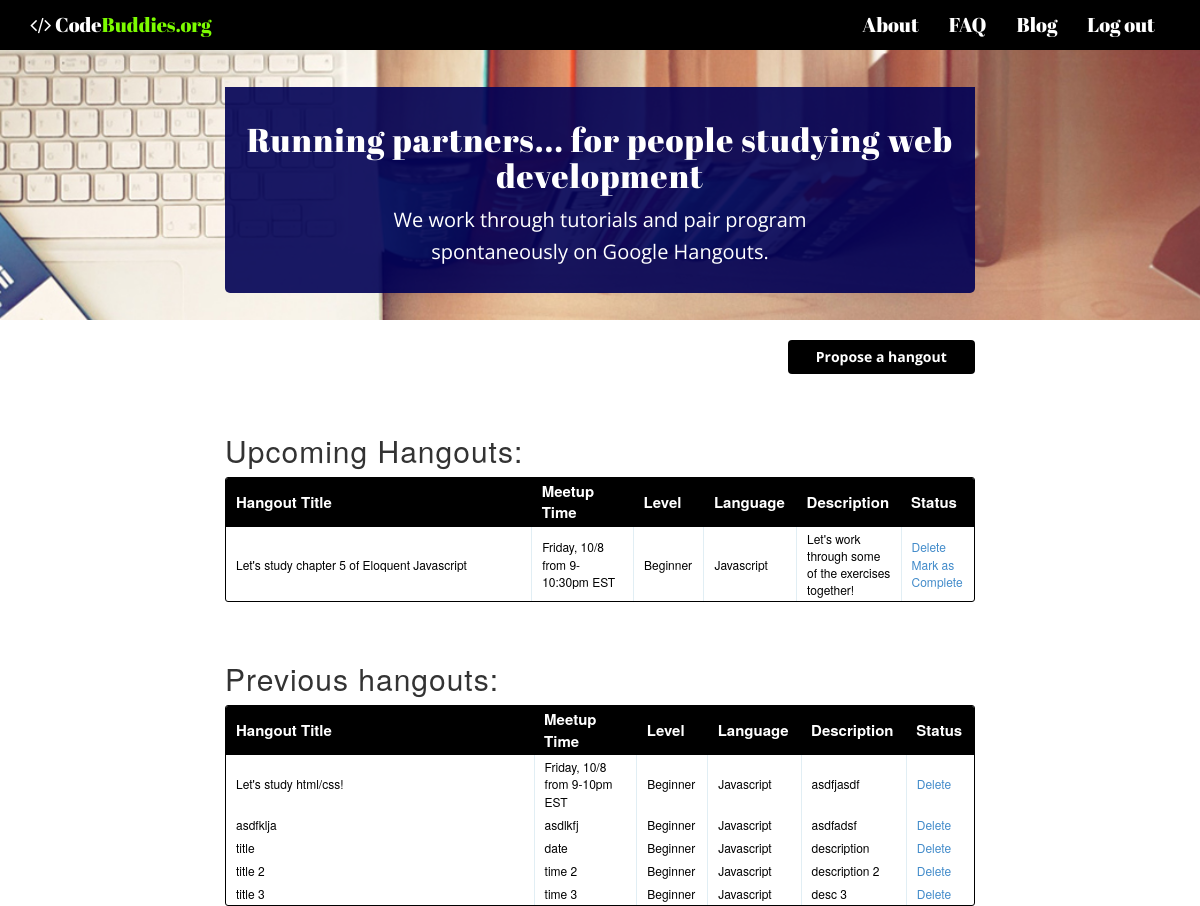
Page /hangout/ (signed in) on the earlier database version.
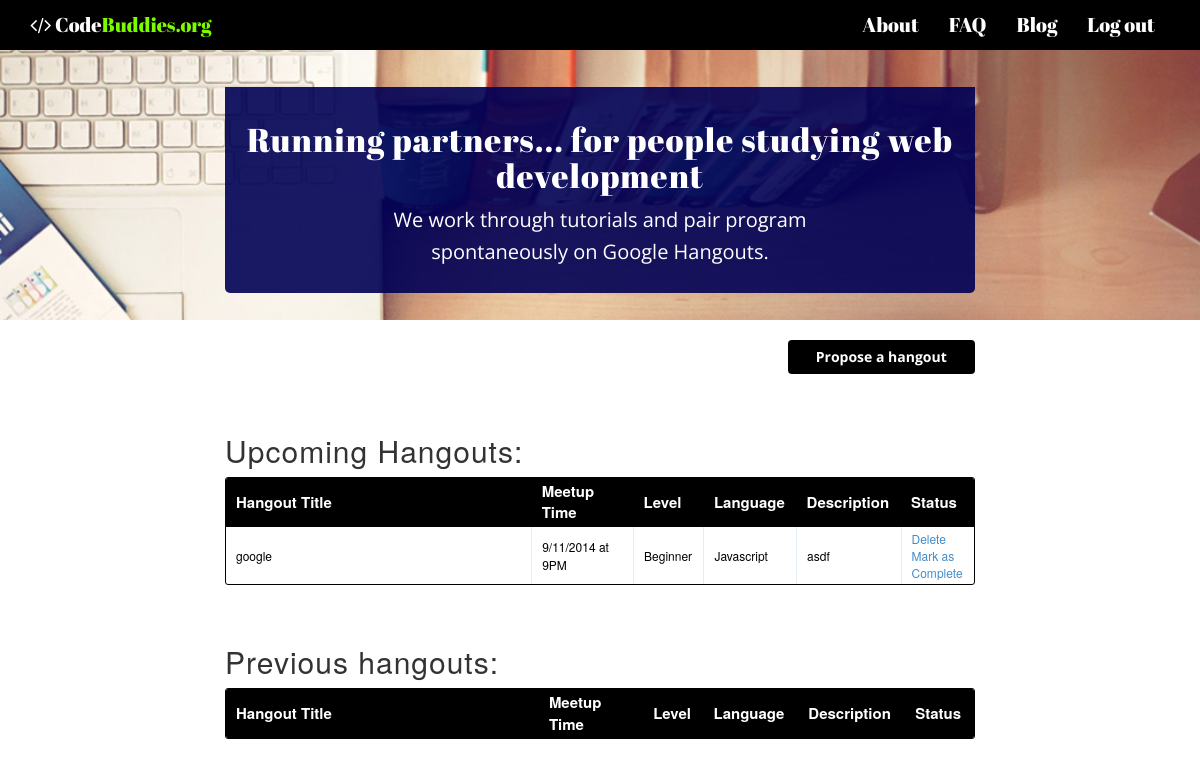
Same page on the later database version.
### tables this page shows
CREATE TABLE hangout( hangout_id INTEGER PRIMARY KEY
		AUTOINCREMENT,
		title TEXT NOT NULL, level TEXT NOT NULL, language TEXT NOT NULL, hangout_date TEXT NOT NULL, description TEXT NOT NULL, status INTEGER NOT NULL);

### views.py (the view)
@app.route('/hangout/')
@login_required
def hangout():
	g.db = connect_db()
	cur = g.db.execute(
		'select title, level, language, hangout_date, description, hangout_id from hangout where status=1')
	upcoming_hangouts = [dict(title=row[0], level=row[1],
		language=row[2], hangout_date=row[3], description=row[4], hangout_id=row[5]) for row in cur.fetchall()]
	cur = g.db.execute(
		'select title, hangout_date, level, language, description, hangout_id from hangout where status=0')
	previous_hangouts = [collections.OrderedDict(title=row[0], hangout_date=row[1],
		level=row[2], language=row[3], description=row[4], hangout_id=row[5]) for row in cur.fetchall()]
	g.db.close()
	return render_template(
		'tasks.html',
		form = ProposeNewHangout(request.form),
		open_tasks=upcoming_hangouts,
		closed_tasks=previous_hangouts
	)

### views.py (called while the page is built)
def connect_db():
	return sqlite3.connect(app.config['DATABASE'])

def login_required(test):
	@wraps(test)
	def wrap(*args, **kwargs):
		if 'logged_in' in session:
			return test(*args, **kwargs)
		else:
			flash('You need to login first.')
			return redirect(url_for('login'))
	return wrap

### templates/tasks.html (shortened to what this page needs)
{% extends "template.html" %}
{% block content %}
	<div>
	<a class="btn button propose" data-toggles=".toggleForm">Propose a hangout</a>
<div class="entries">
	<br />
	<br />
<h2>Upcoming Hangouts:</h2>
<div class="datagrid">
	<table>
		<thead>
			<tr>
				<th width="300px"><strong>Hangout Title</strong></th>
				<th width="100px"><strong>Meetup Time</strong></th>
				<th width="50px"><strong>Level</strong></th>
				<th width="50px"><strong>Language</strong></th>
				<th width="50px"><strong>Description</strong></th>
				<th width="50px"><strong>Status</strong></th>
			</tr>
		</thead>
	{% for o in open_tasks %}
	<tr>
		<td width="300px">{{ o.title }} </td>
		<td width="100px">{{ o.hangout_date }}</td>
		<td width="50px">{{ o.level }}</td>
		<td width="50px">{{ o.language }}</td>
		<td width="50px">{{ o.description }}</td>
	<td>
		<a href="{{ url_for('delete_entry', hangout_id = o.hangout_id) }}">Delete</a>
		<a href="{{ url_for('complete', hangout_id = o.hangout_id)}}">Mark as Complete</a>
	</td>
</tr>
{% endfor %}
</table>
</div>
<br >
<br >
</div>
<div class="entries">
	<h2>Previous hangouts:</h2>
	<div class="datagrid">
		<table>
			<thead>
				<tr>
					<th width="300px"><strong>Hangout Title</strong></th>
					<th width="100px"><strong>Meetup Time</strong></th>
					<th width="50px"><strong>Level</strong></th>
					<th width="50px"><strong>Language</strong></th>
					<th width="50px"><strong>Description</strong></th>
					<th width="50px"><strong>Status</strong></th>
				</tr>
			</thead>
		{% for c in closed_tasks %}
		<tr>
			<td width="300px"> {{ c.title }}</td>
				<td width="100px">{{ c.hangout_date }}</td>
		<td width="50px">{{ c.level }}</td>
		<td width="50px">{{ c.language }}</td>
		<td width="50px">{{ c.description }}</td>
		<td>
			<a href="{{ url_for('delete_entry', hangout_id = c.hangout_id) }}">Delete</a>
		</td>
	</tr>
{% endfor %}
</table>
</div>
</div>
</div>
{% endblock %}

### templates/template.html (shortened to what this page needs)
<!DOCTYPE html>
<html>
	<head>
		<link rel="stylesheet" href="{{ url_for('static', filename='css/styles.css') }}">
		<link rel="stylesheet" href="{{ url_for('static', filename='css/bootstrap.min.css') }}">
		 <link href="http://maxcdn.bootstrapcdn.com/font-awesome/4.1.0/css/font-awesome.min.css" rel="stylesheet">
	</head>
	<body id="page-top" data-spy="scroll" data-target=".navbar-custom">
		 <nav class="navbar-fixed-top" role="navigation">
        <div class="container">
            <div class="navbar-header page-scroll">
                <a class="heavy" href="#page-top">
                      <span class="light"><i class="fa fa-code"></i> Code<span class="green">Buddies.org</span></span>
                </a>
            </div>
            <div class="collapse navbar-collapse navbar-right navbar-main-collapse">
                <ul class="nav navbar-nav">
                    <li class="page-scroll">
                        <a href="#about">About</a>
                    </li>
                    <li class="page-scroll">
                        <a href="#faq">FAQ</a>
                    </li>
                    <li class="page-scroll">
                        <a href="http://bit.ly/10HTO4w" target="_blank">Blog</a>
                    </li>
                    <li class="page-scroll">
                            {% if not session.logged_in %}
                            <a href="{{ url_for('login') }}">Log in</a>
                             {% else %}
                            <a href="{{ url_for('logout') }}">Log out</a>
                            {% endif %}
                    </li>
                </ul>
            </div>
        </div>
    </nav>
     <section class="intro">
        <div class="intro-body">
            <div class="container">
                <div class="row">
                    <div class="col-md-8 col-md-offset-2">
                        <div class="intro-text"><h1>Running partners...
for people studying web development</h1>
                                             <p>We work through tutorials and pair program <br />spontaneously on Google Hangouts.</p>
                        </div>
                    </div>
                </div>
            </div>
        </div>
    </section>
		<div class="container">
			<div class="row">
				<div class="col-md-8 col-md-offset-2">
		{% block content %}
		{% endblock %}
			</div>
			</div>
		</div>
	</body>
</html>

### static/css/styles.css (style rules this page uses)
body { font-family: sans-serif; background: #eee; }
a, h1, h2 { color: #377BA8; }
h1, h2 { font-family: 'Georgia', serif; margin: 0; }
h2 { font-size: 1.5em; }
a.propose { margin-top: 20px; width: 25%; float: right; color: black; font-weight: 700; }
.entries { list-style: none; margin: 0; padding: 0; clear: both; }
.datagrid table { border-collapse: collapse; text-align: left; width: 100%; }
.datagrid { background: #fff; overflow: hidden; border: 1px solid #000000; border-radius: 3px; }
.datagrid table td, .datagrid table th { padding: 3px 10px; }
.datagrid table thead th { background-color: #000000; color: #FFFFFF; font-size: 15px; font-weight: bold; }
.datagrid table thead th:first-child { border: none; }
.datagrid table tbody td { color: #000000; border-left: 1px solid #E1EEF4; font-size: 12px; font-weight: normal; }
.datagrid table tbody td:first-child { border-left: none; }
.datagrid table tbody tr:last-child td { border-bottom: none; }
.button { background-color: #000; display: inline-block; color: #ffffff; font-size: 13px; padding: 3px 12px; margin: 0; text-decoration: none; position: relative; }
body { width: 100%; height: 100%; color: #fff; background-color: #000; }
html { width: 100%; height: 100%; }
.green { color: #7CFC00; }
a.heavy, .navbar-nav>li>a { font-family: 'Abril Fatface', cursive; }
a.btn, ul.nav a { color: white; }
a, a:hover, a:focus { text-decoration: none !important; }
h1, h2, h3, h4, h5, h6 { margin: 0 0 35px; //font-weight: 200 !important; letter-spacing: 1px; font-family: 'open sans'; }
.intro-text h1 { font-size: 33px; font-family: 'open sans'; }
.navbar a, .intro-text h1 { font-family: 'Abril Fatface', cursive; }
ol, ul { font-size: 20px; font-family: 'open sans'; }
p { margin: 0 0 25px; font-size: 18px; line-height: 1.5; font-family: 'open sans'; }
a { color: #28c3ab; -webkit-transition: all .2s ease-in-out; -moz-transition: all .2s ease-in-out; transition: all .2s ease-in-out; }
.light { font-weight: 400; }
.heavy { font-weight: 700; }
.intro-text { font-size: 18px; margin-top: 60px; }
.navbar-header a { position: relative; top: 10px; color: white; }
.btn { font-weight: 400; -webkit-transition: all .3s ease-in-out; -moz-transition: all .3s ease-in-out; transition: all .3s ease-in-out; }
td { font-size: 20px; }
.intro { display: table; width: 100%; height: 100px; padding: 10px 0; text-align: center; color: white; background-color: #222; background: url(../images/books2.jpg) no-repeat center center fixed; -webkit-background-size: cover; -moz-background-size: cover; background-size: cover; -o-background-size: cover; }
.intro-text { border-bottom-right-radius: 5px; border-bottom-left-radius: 5px; padding: 15px; background: rgba(0,1,85, 0.9); //background: rgba(255,153,0, 0.9); }
.intro-text p { color: white; }
.intro-text p, .btn, input#email, .intro-text ul li { font-family: 'open sans'; }
.intro-body { display: table-cell; vertical-align: middle; height: 200px; }
.navbar-fixed-top { color: white; background: black; font-size: 20px; }
@media (min-width:767px) { p { margin: 0 0 35px; font-size: 20px; line-height: 1.6; } }
@media (min-width:767px) { .intro { height: 40%; padding: 0; } }
@media (min-width:767px) { .intro-text { font-size: 25px; } }

Differences in the rows shown:
removed hangout: title "Let's study chapter 5 of Eloquent Javascript", hangout_date "Friday, 10/8 from 9-10:30pm EST", level "Beginner", language "Javascript", description "Let's work through some of the exercises together!", shown under "Upcoming Hangouts:"
removed hangout: title "Let's study html/css!", hangout_date "Friday, 10/8 from 9-10pm EST", level "Beginner", language "Javascript", description "asdfjasdf", shown under "Previous hangouts:"
removed hangout: title "asdfklja", hangout_date "asdlkfj", level "Beginner", language "Javascript", description "asdfadsf", shown under "Previous hangouts:"
removed hangout: title "title", hangout_date "date", level "Beginner", language "Javascript", description "description", shown under "Previous hangouts:"
removed hangout: title "title 2", hangout_date "time 2", level "Beginner", language "Javascript", description "description 2", shown under "Previous hangouts:"
removed hangout: title "title 3", hangout_date "time 3", level "Beginner", language "Javascript", description "desc 3", shown under "Previous hangouts:"
added hangout: title "google", hangout_date "9/11/2014 at 9PM", level "Beginner", language "Javascript", description "asdf", shown under "Upcoming Hangouts:"
